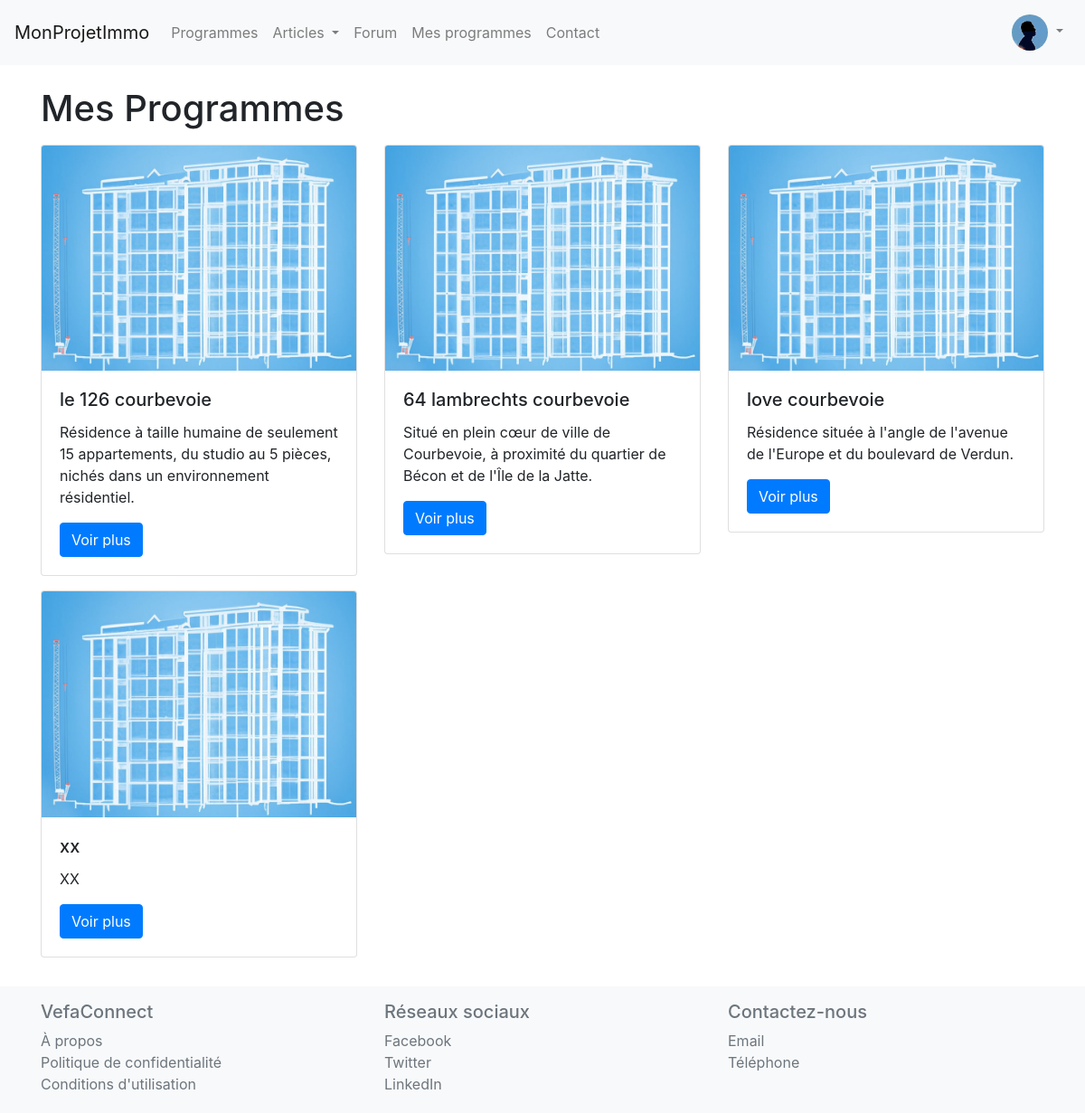
Page /my_programs/ (signed in) on the committed database.
### forum/models.py (models this page shows, shortened)
class UserProfile(models.Model):
    GENDER_CHOICES = (
        ('M', 'Male'),
        ('F', 'Female'),
        ('O', 'Other'),
)
    user = models.OneToOneField(User, on_delete=models.CASCADE)
    bio = models.TextField(blank=True)
    followed_programs = models.ManyToManyField('website.RealEstateProgram', through='website.FollowedProgram', related_name='followers')
    joined_date = models.DateTimeField(auto_now_add=True)
    photo = models.ImageField(upload_to='user_photos/', blank=True, null=True)
    first_name = models.CharField(max_length=30, blank=True, null=True)
    last_name = models.CharField(max_length=30, blank=True, null=True)
    gender = models.CharField(max_length=1, null=False, blank=False, choices=GENDER_CHOICES)

### website/models.py (models this page shows, shortened)
class FollowedProgram(models.Model):
    user_profile = models.ForeignKey('forum.UserProfile', on_delete=models.CASCADE)
    real_estate_program = models.ForeignKey(RealEstateProgram, on_delete=models.CASCADE)
    date_followed = models.DateTimeField(auto_now_add=True)
    is_owner = models.BooleanField(default=False)
    apartment_lot_reference = models.CharField(max_length=200, blank=True, null=True)

class RealEstateProgram(models.Model):
    name = models.CharField(max_length=200)
    description = models.TextField(blank=True)
    developer = models.ForeignKey(RealEstateDeveloper, on_delete=models.CASCADE, related_name='programs')
    slug = models.SlugField(unique=True, editable=False)
    end_date = models.DateField(null=True, blank=True)
    new_end_date = models.DateField(null=True, blank=True)
    address = models.ForeignKey(Address, on_delete=models.CASCADE, null=True)
    image = models.ImageField(upload_to='program_images/', null=True, blank=True)
    validated = models.BooleanField(default=False, null=False)
    class Meta:
        constraints = [
            models.UniqueConstraint(fields=['name', 'address', 'developer'], name='unique_program')
        ]

### website/views.py (the view)
# urls.py: path('my_programs/', my_programs, name='my_programs'),
@login_required
def my_programs(request):
    user_profile = UserProfile.objects.get(user=request.user)
    followed_programs = FollowedProgram.objects.filter(user_profile=user_profile)
    return render(request, 'my_programs.html', {'followed_programs': followed_programs})

### VefaConnect/context_processors.py (called while the page is built)
def categories(request):
    return {
        'categories': Category.objects.all()
    }

### website/templates/my_programs.html
{% extends "base.html" %}
{% block content %}
<div class="container my-4">
    <h1>Mes Programmes</h1>
    {% if followed_programs %}
    <div class="row">
        {% for program in followed_programs %}
        <div class="col-md-4 my-2">
            <div class="card">
                <img src="{{ program.real_estate_program.image.url }}" class="card-img-top" alt="{{ program.real_estate_program.name }}">
                <div class="card-body">
                    <h5 class="card-title">{{ program.real_estate_program.name }}</h5>
                    <p class="card-text">{{ program.real_estate_program.description }}</p>
                    <a href="{{ program.real_estate_program.get_absolute_url }}" class="btn btn-primary">Voir plus</a>
                </div>
            </div>
        </div>
        {% endfor %}
    </div>
    {% else %}
    <p>Vous ne suivez actuellement aucun programme.<br> Commencez à en suivre en cherchant<a href="{% url 'program_search' %}"> un programme ici</a>.</p>
    {% endif %}
</div>
{% endblock %}

### templates/base.html (shortened to what this page needs)
{% load static %}
<!DOCTYPE html>
<html>
<head>
    <link rel="stylesheet" href="{% static 'website/css/style.css' %}">
  <link rel="stylesheet" href="https://cdn.jsdelivr.net/npm/bootstrap@4.3.1/dist/css/bootstrap.min.css">
  <link rel="stylesheet" href="{% static 'website/css/style.css' %}">
</head>
<body>
    <header>
        <nav>
            {% include 'navbar.html' %}
        </nav>
    </header>
    <main class="content">
        {% block content %}{% endblock %}
    </main>
    <footer>
        {% block footer %}
        {% include 'footer.html' %}
        {% endblock %}
    </footer>
</body>
</html>

### templates/navbar.html (shortened to what this page needs)
<nav class="navbar navbar-expand-lg navbar-light bg-light">
    <a class="navbar-brand" href="{% url 'home' %}">MonProjetImmo</a>
    <div class="collapse navbar-collapse" id="navbarNav">
        <ul class="navbar-nav">
            <li class="nav-item">
                <a class="nav-link" href="{% url 'program_search' %}">Programmes</a>
            </li>
            <li class="nav-item dropdown">
                <a class="nav-link dropdown-toggle" href="#" id="articleDropdown" role="button" data-toggle="dropdown" aria-haspopup="true" aria-expanded="false">
                    Articles
                </a>
            </li>
            <li class="nav-item">
                <a class="nav-link" href="{% url 'general_forum' %}">Forum</a>
            </li>
            <li class="nav-item">
                <a class="nav-link" href="{% url 'programmes_suivis' %}"> Mes programmes</a>
            </li>
            <li class="nav-item">
                <a class="nav-link" href="{% url 'contact' %}">Contact</a>
            </li>
        </ul>
        <ul class="navbar-nav ml-auto">
            {% if user.is_authenticated %}
            <li class="nav-item dropdown">
                <a class="nav-link dropdown-toggle" href="#" id="navbarDropdown" role="button" data-toggle="dropdown" aria-haspopup="true" aria-expanded="false">
                    <img src="{{ user.userprofile.photo.url  }}" class="rounded-circle" style="width:40px; height:40px; object-fit:cover;" alt="Avatar">
                </a>
            </li>
            {% endif %}
        </ul>
    </div>
</nav>

### templates/footer.html
{% load static %}
<footer class="footer mt-auto py-3 bg-light">
    <div class="container">
        <div class="row">
            <div class="col-4">
                <h5 class="text-muted">VefaConnect</h5>
                <ul class="list-unstyled text-small">
                    <li><a class="text-muted" href="#">À propos</a></li>
                    <li><a class="text-muted" href="#">Politique de confidentialité</a></li>
                    <li><a class="text-muted" href="#">Conditions d'utilisation</a></li>
                </ul>
            </div>
            <div class="col-4">
                <h5 class="text-muted">Réseaux sociaux</h5>
                <ul class="list-unstyled text-small">
                    <li><a class="text-muted" href="#">Facebook</a></li>
                    <li><a class="text-muted" href="#">Twitter</a></li>
                    <li><a class="text-muted" href="#">LinkedIn</a></li>
                </ul>
            </div>
            <div class="col-4">
                <h5 class="text-muted">Contactez-nous</h5>
                <ul class="list-unstyled text-small">
                    <li><a class="text-muted" href="#">Email</a></li>
                    <li><a class="text-muted" href="#">Téléphone</a></li>
                </ul>
            </div>
        </div>
    </div>
</footer>

### website/static/website/css/style.css (style rules this page uses)
html, body { height: 100%; display: flex; flex-direction: column; }
body { flex-grow: 1; margin-bottom: 0; }
main { flex-grow: 1; }
footer { flex-shrink: 0; width: 100%; height: 140px; }

### rows in the picture
FollowedProgram: real_estate_program.image (placeholder picture), real_estate_program.name "le 126 courbevoie", real_estate_program.description "Résidence à taille humaine de seulement 15 appartements, du studio au 5 pièces, nichés dans un environnement résidentiel."
FollowedProgram: real_estate_program.image (placeholder picture), real_estate_program.name "64 lambrechts courbevoie", real_estate_program.description "Situé en plein cœur de ville de Courbevoie, à proximité du quartier de Bécon et de l'Île de la Jatte."
FollowedProgram: real_estate_program.image (placeholder picture), real_estate_program.name "love courbevoie", real_estate_program.description "Résidence située à l'angle de l'avenue de l'Europe et du boulevard de Verdun."
FollowedProgram: real_estate_program.image (placeholder picture), real_estate_program.name "xx", real_estate_program.description "XX"
